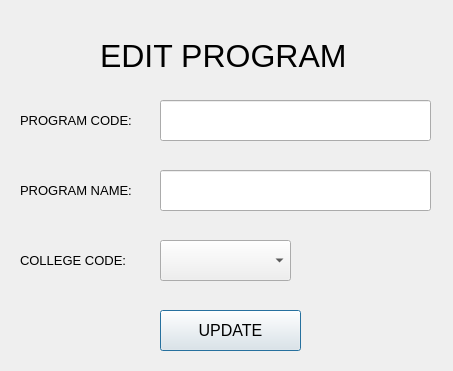
<?xml version="1.0" encoding="UTF-8"?>
<ui version="4.0">
 <class>addProgramDialog</class>
 <widget class="QDialog" name="addProgramDialog">
  <property name="geometry">
   <rect>
    <x>0</x>
    <y>0</y>
    <width>453</width>
    <height>371</height>
   </rect>
  </property>
  <property name="windowTitle">
   <string>Edit Program</string>
  </property>
  <widget class="QLabel" name="updateprogramLabel">
   <property name="geometry">
    <rect>
     <x>100</x>
     <y>20</y>
     <width>281</width>
     <height>71</height>
    </rect>
   </property>
   <property name="font">
    <font>
     <pointsize>24</pointsize>
    </font>
   </property>
   <property name="text">
    <string>EDIT PROGRAM</string>
   </property>
  </widget>
  <widget class="QLabel" name="updprogramnamelabel">
   <property name="geometry">
    <rect>
     <x>20</x>
     <y>180</y>
     <width>141</width>
     <height>21</height>
    </rect>
   </property>
   <property name="font">
    <font>
     <pointsize>10</pointsize>
    </font>
   </property>
   <property name="text">
    <string>PROGRAM NAME:</string>
   </property>
  </widget>
  <widget class="QLineEdit" name="updprogramNameLine">
   <property name="geometry">
    <rect>
     <x>160</x>
     <y>170</y>
     <width>271</width>
     <height>41</height>
    </rect>
   </property>
   <property name="font">
    <font>
     <pointsize>12</pointsize>
    </font>
   </property>
  </widget>
  <widget class="QLineEdit" name="updprogramCodeLine">
   <property name="geometry">
    <rect>
     <x>160</x>
     <y>100</y>
     <width>271</width>
     <height>41</height>
    </rect>
   </property>
   <property name="font">
    <font>
     <pointsize>12</pointsize>
    </font>
   </property>
  </widget>
  <widget class="QLabel" name="updprogramcodelabel">
   <property name="geometry">
    <rect>
     <x>20</x>
     <y>110</y>
     <width>141</width>
     <height>21</height>
    </rect>
   </property>
   <property name="font">
    <font>
     <pointsize>10</pointsize>
    </font>
   </property>
   <property name="text">
    <string>PROGRAM CODE:</string>
   </property>
  </widget>
  <widget class="QLabel" name="updcollegecodelabel2">
   <property name="geometry">
    <rect>
     <x>20</x>
     <y>250</y>
     <width>141</width>
     <height>21</height>
    </rect>
   </property>
   <property name="font">
    <font>
     <pointsize>10</pointsize>
    </font>
   </property>
   <property name="text">
    <string>COLLEGE CODE:</string>
   </property>
  </widget>
  <widget class="QComboBox" name="updprcollegecodeBox">
   <property name="geometry">
    <rect>
     <x>160</x>
     <y>240</y>
     <width>131</width>
     <height>41</height>
    </rect>
   </property>
   <property name="font">
    <font>
     <pointsize>12</pointsize>
    </font>
   </property>
  </widget>
  <widget class="QPushButton" name="updateProgramButton">
   <property name="geometry">
    <rect>
     <x>160</x>
     <y>310</y>
     <width>141</width>
     <height>41</height>
    </rect>
   </property>
   <property name="font">
    <font>
     <pointsize>12</pointsize>
    </font>
   </property>
   <property name="text">
    <string>UPDATE</string>
   </property>
  </widget>
 </widget>
 <resources/>
 <connections/>
</ui>
